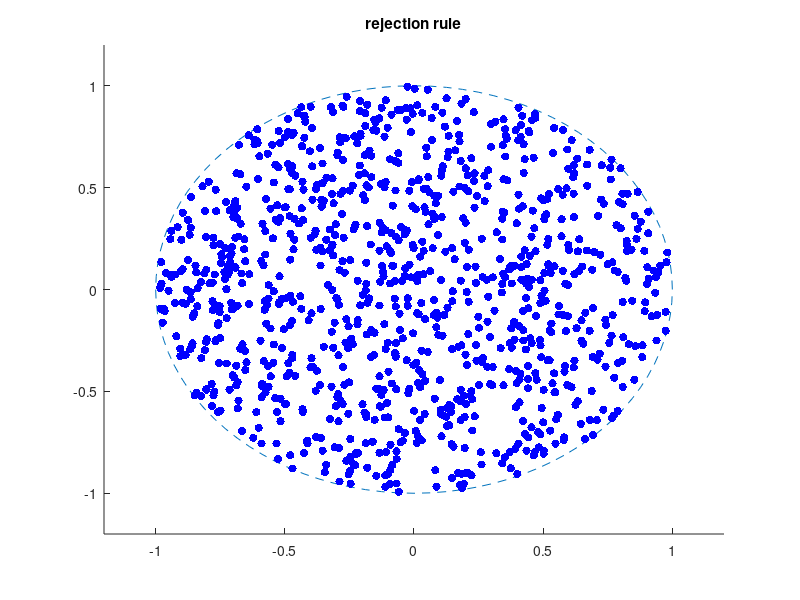
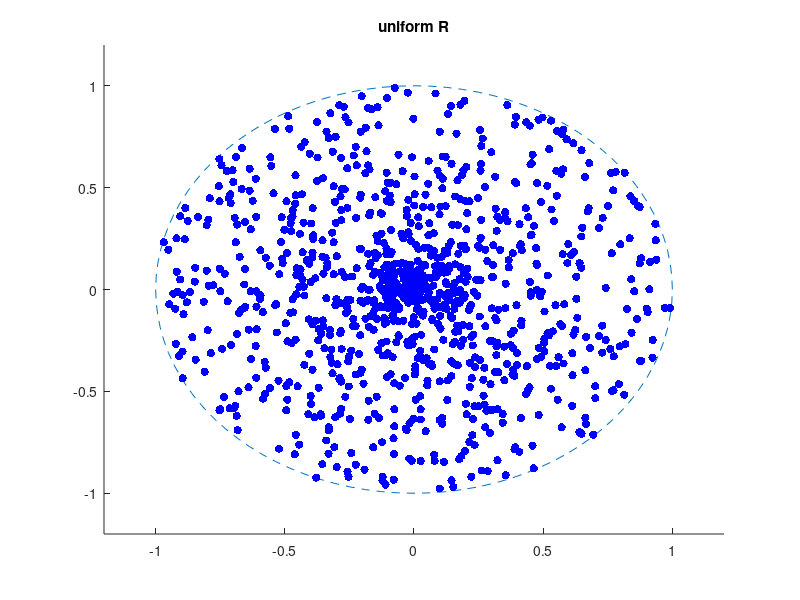
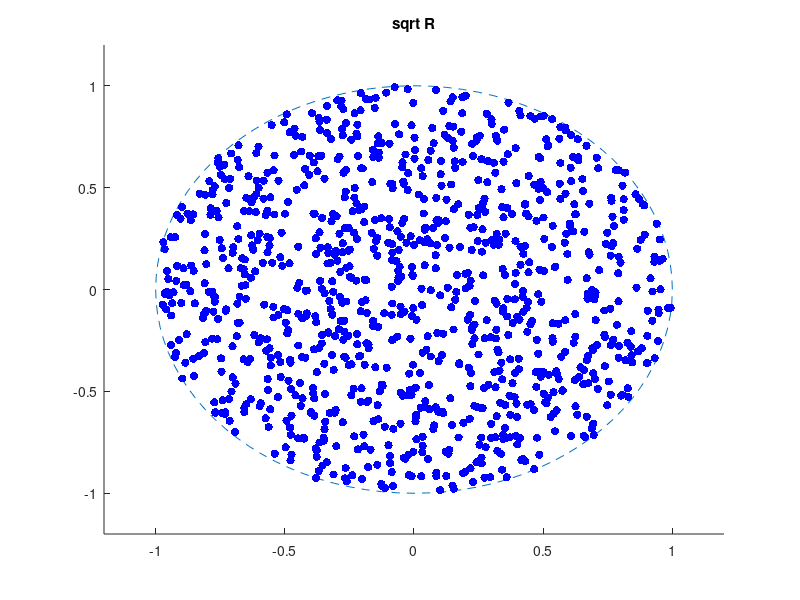

MATLAB code to generate these figures, in order:
%demonstrate disk point picking
%G. Paschos
clear all;

%how many points?
n=1000;
%radius
r=1;
%plot offset
offset=0.2;

%the rejection method
for i=1:n
    X(i)=2*r;
    Y(i)=2*r;
    %do until happy
    while(X(i)^2+Y(i)^2>r^2)
        %draw a random point in the square [-r,r]x[-r,r]
        X(i)=unifrnd(-r,r);
        Y(i)=unifrnd(-r,r);
    end
end
figure
hold
t=(0:100)*2*pi/100;
plot(r*cos(t), r*sin(t),'--');
scatter(X,Y,'b','filled')
title('rejection rule');
axis([-r-offset r+offset -r-offset r+offset])
hold

%the erroneous uniform angle, uniform radius
R=unifrnd(0,r,n,1);
THETA=unifrnd(0,2*pi,n,1);
X=R.*cos(THETA);
Y=R.*sin(THETA);
figure
hold
t=(0:100)*2*pi/100;
plot(r*cos(t), r*sin(t),'--');
scatter(X,Y,'b','filled')
title('uniform R');
axis([-r-offset r+offset -r-offset r+offset])
hold


%the correct transformation
X=sqrt(R).*cos(THETA);
Y=sqrt(R).*sin(THETA);
figure
hold
t=(0:100)*2*pi/100;
plot(r*cos(t), r*sin(t),'--');
scatter(X,Y,'b','filled')
title('sqrt R');
axis([-r-offset r+offset -r-offset r+offset])
hold
